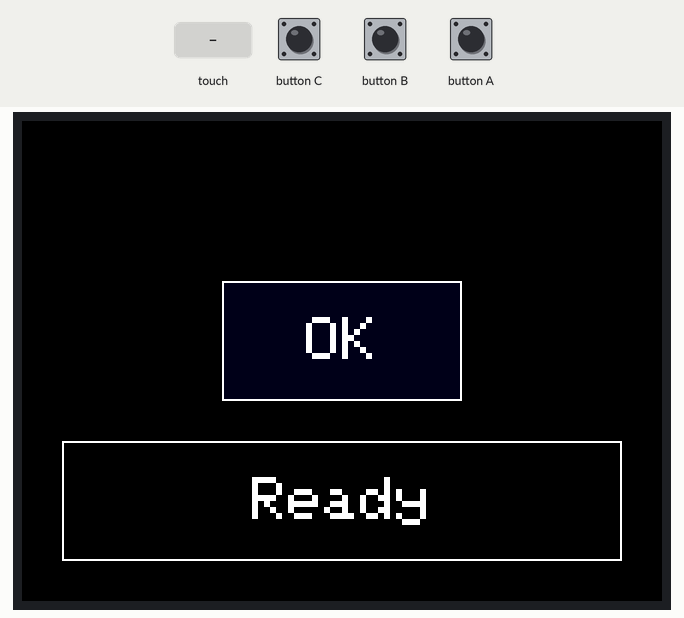
Recording of a program running on a simulated ESP32-S3. On the bench: 320×240 colour display. Inputs (shaded band) come from the test bench. WiFi joins after 1.5 s; servers stay silent unless stated; random numbers use the default seed unless the program sets one; no MQTT or app messages arrive unless stated.

Above: at 3.4 s.
3.5 s: touch panel pressed at 38 % / 50 % of its raw x / y range
At 4.1 s:
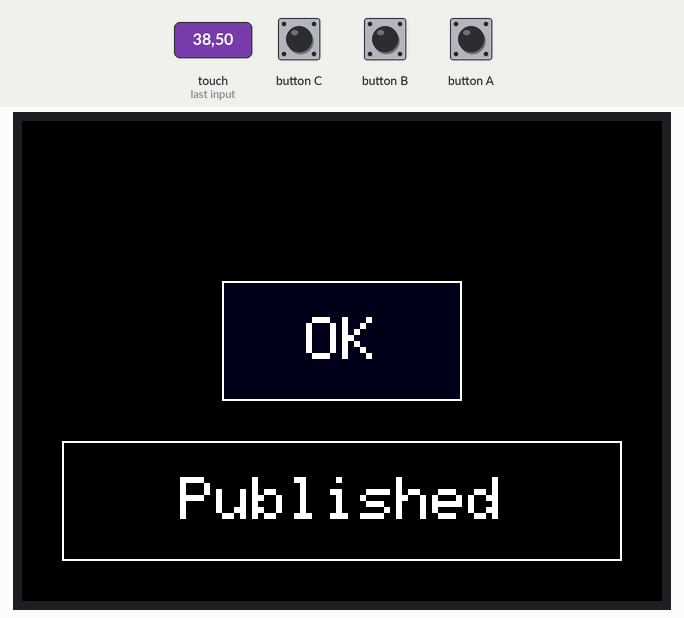
At 6.3 s:
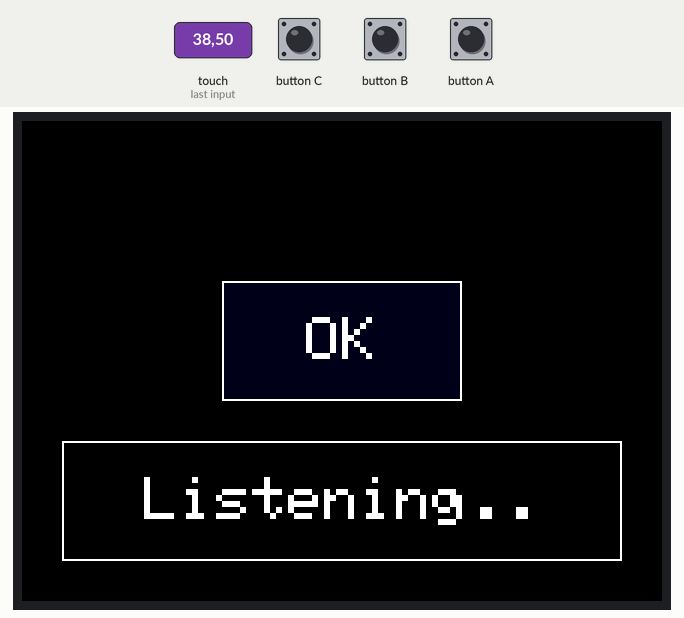
Timing chart, 0 to 7.8 s (numbered marks = the images above; inputs shaded):
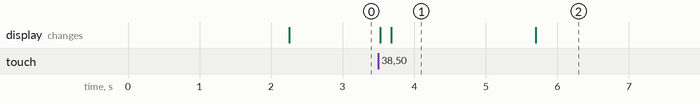

Measured:
- after the input at 3.5 s, the display: first changes at once (image 1 shows a later state)
- what the display in image 1 shows lasts 2.0 s, from 3.7 s to 5.7 s

The program:

main.cpp
```cpp
#include "audioout.hpp"
#include "audioin.hpp"
#include "ui.hpp"
#include "vars.hpp"
#include "network.hpp"
#include <M5Unified.h>
#include <WiFi.h>
#include <WiFiClientSecure.h>
#include <PubSubClient.h>

// ===== UI =====
ui::Button btn(100, 80, 120, 60, "OK");
ui::StatusArea status(20, 160, 280, 60);

// ===== MQTT =====
WiFiClientSecure net;
PubSubClient mqtt(net);

void setup() {
    M5.begin();
    M5.Lcd.setTextSize(3);
    btn.draw();
    status.setText("Initializing..");

    if (!network::connectWiFi()) {
        status.setText("WiFi failed");
        return;
    }
    if (!network::connectMQTT(net, mqtt)) {
        status.setText("MQTT failed");
        return;
    }
    mqtt.setCallback(audioout::callback);
    btn.draw();
    status.setText("Ready");
}

void loop() {
    M5.update();
    if (!mqtt.connected()) {
        status.setText("MQTT disconnected");
    }
    mqtt.loop();

    auto t = M5.Touch.getDetail();

    if (t.wasPressed() && btn.contains(t.x, t.y)) {
        audioout::end(mqtt);
        audioin::begin();
        btn.setRecording(true);
        status.setText("Recording...");
    }

    if (btn.recording) {
        audioin::record(mqtt);
    }

    if (t.wasReleased() && btn.recording) {
        status.setText("Published");
        audioin::end(mqtt);
        btn.setRecording(false);

        M5.delay(2000);

        audioout::begin(mqtt);
        status.setText("Listening..");
    }
}
```

audioin.cpp
```cpp
#include "audioin.hpp"

namespace audioin {

#include "base64.hpp"

static int16_t rec_buffer[512];
int seq = 0;
char msid[11];

void genMsid(char *out) {
    const char charset[] = "abcdefghijklmnopqrstuvwxyz0123456789";
    size_t charset_len = sizeof(charset) - 1;

    for (size_t i = 0; i < 10; i++) {
        out[i] = charset[esp_random() % charset_len];
    }
    out[10] = '\0';
}

void begin() {
    seq = 0;
    genMsid(msid);
    M5.Mic.begin();
}

bool publishAudioChunkMessage(PubSubClient& mqtt, const char *id, int seq, unsigned char* data) {
    char payload[1600];
    snprintf(payload, sizeof(payload), "{\"seq\":%d,\"msid\":\"%s\",\"data\":\"%s\",\"ain\":true}", seq, id, data);
    return mqtt.publish("m5/audioin/chunk", payload);
}

bool publishAudioEndMessage(PubSubClient& mqtt, const char *id) {
    char end_payload[64];
    snprintf(end_payload, sizeof(end_payload), "{\"msid\":\"%s\",\"ain\":true}", id);
    return mqtt.publish("m5/audioin/end", end_payload);
}

void record(PubSubClient& mqtt) {
    M5.Mic.record(rec_buffer, 512, 16000);
    while (M5.Mic.isRecording()) {
        M5.delay(1);
    }
    unsigned char b64buf[1500];
    unsigned int out_len = encode_base64((uint8_t*)rec_buffer, 512 * 2, b64buf);
    b64buf[out_len] = '\0';
    publishAudioChunkMessage(mqtt, msid, seq, b64buf);
    seq++;
}

void end(PubSubClient& mqtt) {
    publishAudioEndMessage(mqtt, msid);
    M5.Mic.end();
}

}; // namespace audioin
```

audioin.hpp
```cpp
#pragma once

#include <PubSubClient.h>
#include <M5Unified.h>
#include <ArduinoJson.h>

namespace audioin {
    void begin();
    void record(PubSubClient& mqtt);
    void end(PubSubClient& mqtt);
}
```

audioout.cpp
```cpp
#include "audioout.hpp"

namespace audioout {

#include "base64.hpp"

typedef struct {
    int16_t data[1024];
    size_t len;
} AudioChunk;

QueueHandle_t audioQueue;
volatile bool isPlaying = false;

void callback(char* topic, byte* payload, unsigned int length) {
    JsonDocument doc;

    if (deserializeJson(doc, payload, length)) return;

    if (doc["data"].is<const char*>()) {
        const char* b64 = doc["data"];

        AudioChunk chunk;
        chunk.len = decode_base64((const unsigned char*)b64, strlen(b64), (uint8_t*)chunk.data);

        if (chunk.len > 0) {
            xQueueSend(audioQueue, &chunk, 0);
            isPlaying = true;
        }
    }
}

void audioTask(void* arg) {
    AudioChunk chunk;

    while (true) {
        if (!isPlaying) {
            vTaskDelay(10);
            continue;
        }
        while (M5.Speaker.isPlaying()) {
            vTaskDelay(1);
        }
        if (xQueueReceive(audioQueue, &chunk, 6)) {
            M5.Speaker.playRaw(chunk.data, chunk.len / 2, 16000, false, 1, -1, false);
        }

        if (uxQueueMessagesWaiting(audioQueue) == 0) {
            vTaskDelay(10);
            if (uxQueueMessagesWaiting(audioQueue) == 0) {
                isPlaying = false;
            }
        }
    }
}

void begin(PubSubClient& mqtt) {
    M5.Speaker.setVolume(130);
    M5.Speaker.begin();
    audioQueue = xQueueCreate(60, sizeof(AudioChunk));
    xTaskCreatePinnedToCore(audioTask, "audio", 8192, NULL, 2, NULL, 1);
    mqtt.subscribe("m5/audioout/chunk");
}

void end(PubSubClient& mqtt) {
    M5.Speaker.end();
    mqtt.unsubscribe("m5/audioout/chunk");
}

}; // namespace audioout
```

audioout.hpp
```cpp
#pragma once

#include <PubSubClient.h>
#include <M5Unified.h>
#include <ArduinoJson.h>

namespace audioout {
    void begin(PubSubClient& mqtt);
    void callback(char* topic, byte* payload, unsigned int length);
    void end(PubSubClient& mqtt);
}
```

network.cpp
```cpp
#include "network.hpp"
#include "vars.hpp"

namespace network {
    bool connectWiFi() {
        WiFi.begin(WIFI_SSID, WIFI_PASSWORD);
        for (int i = 0; i < 10; ++i) {
            if (WiFi.status() == WL_CONNECTED) {
                return true;
            }
            M5.delay(1000);
        }
        return false;
    };

    bool connectMQTT(WiFiClientSecure& net, PubSubClient& mqtt) {
        net.setCACert(AWSIOT_ROOT_CA);
        net.setCertificate(AWSIOT_CERTIFICATE);
        net.setPrivateKey(AWSIOT_PRIVATE_KEY);
        mqtt.setServer(AWSIOT_ENDPOINT, 8883);
        mqtt.setBufferSize(2048);

        while (!mqtt.connected()) {
            if (!mqtt.connect(AWSIOT_THING_ID)) {
                M5.delay(1000);
            }
        }
        for (int i = 0; i < 5; ++i) {
            if (mqtt.connected()) {
                return true;
            }
            if (!mqtt.connect(AWSIOT_THING_ID)) {
                M5.delay(500);
            }
        }
        return false;
    }
}; // namespace network
```

network.hpp
```cpp
#pragma once

#include <M5Unified.h>
#include <PubSubClient.h>
#include <WiFi.h>
#include <WiFiClientSecure.h>

namespace network {
    bool connectWiFi();
    bool connectMQTT(WiFiClientSecure& net, PubSubClient& mqtt);
}; // namespace network
```

ui.cpp
```cpp
#include "ui.hpp"

namespace ui {

    Button::Button(int x, int y, int w, int h, const char *label) : x(x), y(y), w(w), h(h), label(label), recording(false) {}

    void Button::draw() const {
        uint32_t color = recording ? RED : BLUE;

        M5.Display.fillRect(x, y, w, h, color);
        M5.Display.drawRect(x, y, w, h, WHITE);
        M5.Display.setTextDatum(middle_center);
        M5.Display.setTextColor(WHITE);
        M5.Display.drawString(label, x + w / 2, y + h / 2);
    }

    void Button::setRecording(bool is) {
        recording = is;
        draw();
    }

    bool Button::contains(int tx, int ty) const { return (tx >= x && tx <= x + w && ty >= y && ty <= y + h); }

    StatusArea::StatusArea(int x, int y, int w, int h) : x(x), y(y), w(w), h(h) {}

    void StatusArea::setText(const char *t) {
        text = t;
        draw();
    }

    void StatusArea::draw() const {
        M5.Display.fillRect(x, y, w, h, BLACK);
        M5.Display.drawRect(x, y, w, h, WHITE);
        M5.Display.setTextDatum(middle_center);
        M5.Display.setTextColor(WHITE);
        M5.Display.drawString(text, x + w / 2, y + h / 2);
    }

} // namespace ui
```

ui.hpp
```cpp
#pragma once

#include <M5Unified.h>

namespace ui {

    class Button {
    public:
        int x, y, w, h;
        String label;
        bool recording;

        Button(int x, int y, int w, int h, const char *label);

        void draw() const;
        void setRecording(bool is);
        bool contains(int tx, int ty) const;
    };

    class StatusArea {
    public:
        int x, y, w, h;
        String text;

        StatusArea(int x, int y, int w, int h);

        void setText(const char *t);
        void draw() const;
    };

} // namespace ui
```

vars.example.hpp
```cpp
static const char *WIFI_SSID = "";
static const char *WIFI_PASSWORD = "";

// curl https://www.amazontrust.com/repository/AmazonRootCA1.pem
static const char *AWSIOT_ROOT_CA = R"(-----BEGIN CERTIFICATE-----
-----END CERTIFICATE-----
)";

// file name is xx.cert.pem
static const char *AWSIOT_CERTIFICATE = R"(-----BEGIN CERTIFICATE-----
-----END CERTIFICATE-----
)";

// file name is xx.private.key
static const char *AWSIOT_PRIVATE_KEY = R"(-----BEGIN RSA PRIVATE KEY-----
-----END RSA PRIVATE KEY-----
)";

// look up aws iot core console
static const char *AWSIOT_ENDPOINT = "xx.amazonaws.com";
static const char *AWSIOT_THING_ID = "";
```
